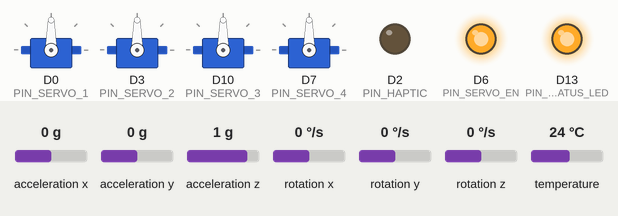
Simulated run of this sketch. Board: Seeed XIAO (SAMD21). Parts: 4 × servo, output pins drawn as LEDs (lit = HIGH). The inputs (shaded band) are chosen by the test bench; at power-on: acceleration x 0 g, acceleration y 0 g, rotation z 0 °/s, acceleration z 1 g, rotation x 0 °/s, rotation y 0 °/s, temperature 24 °C (analog values on the 0–1023 scale).

Above: at 1.3 s.
1.4 s: acceleration x set to -1.4 g
At 2.5 s:
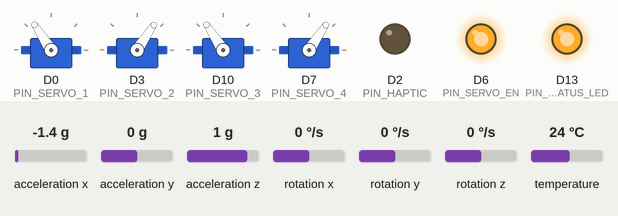
4.4 s: acceleration y set to -1.4 g
At 5.7 s:
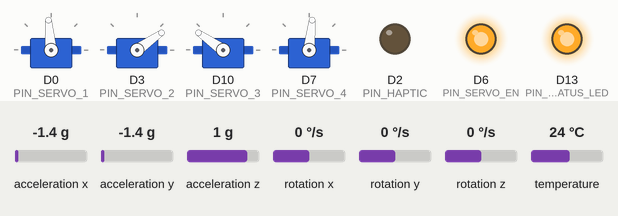
6.4 s: rotation z set to -192 °/s
At 7.6 s:
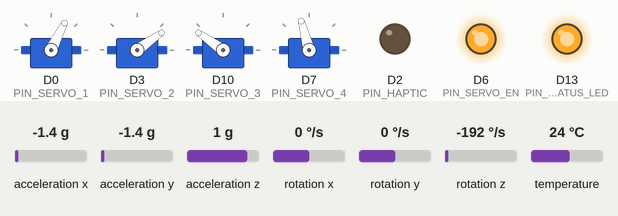
9.4 s: rotation z set to 0 °/s
At 10.25 s:
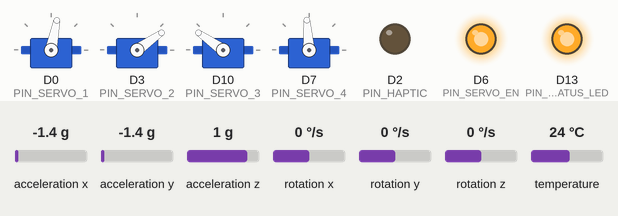
12.4 s: acceleration x set to 0 g
At 14.4 s:
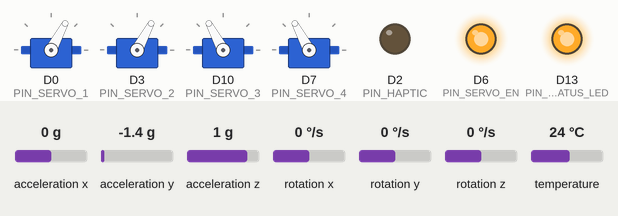
15.4 s: acceleration y set to 0.8 g
At 16.7 s:
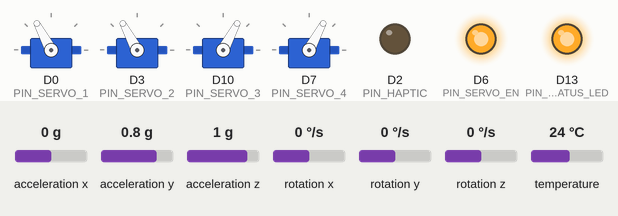
Timing chart, 0 to 18.4 s (numbered marks = the images above; inputs shaded):
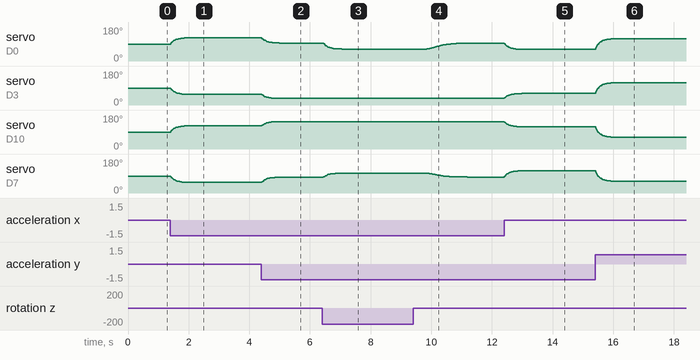

The sketch:

firmware.ino
```cpp
/*
  Kitty Kaan Cat Ear Firmware
  Board: Seeed XIAO RA4M1
  IMU: MPU6050/GY-521 style module
  Servos: 4 expressive cat-ear servos

  Schematic pin mapping:
    SERVO_D1  -> D0
    IMU_INT   -> D1
    HAPTIC    -> D2, unused here
    SERVO_D2  -> D3
    SDA       -> D4
    SCL       -> D5
    SERVO_EN  -> D6
    SERVO_D4  -> D7
    SERVO_D3  -> D10
*/

#include <Wire.h>
#include <Servo.h>
#include <Adafruit_MPU6050.h>
#include <Adafruit_Sensor.h>

#if defined(ARDUINO_ARCH_RENESAS)
  #include <Arduino.h>
#endif

// -------------------- Pins --------------------

const int PIN_SERVO_1 = D0;
const int PIN_IMU_INT = D1;
const int PIN_HAPTIC  = D2;
const int PIN_SERVO_2 = D3;
const int PIN_SERVO_EN = D6;
const int PIN_SERVO_4 = D7;
const int PIN_SERVO_3 = D10;

const int PIN_STATUS_LED = LED_BUILTIN;

// Battery ADC pin.
// If your XIAO core exposes PIN_VBAT or BATTERY_PIN, this will use it.
// If not, battery monitoring will safely default to 100%.
#if defined(PIN_VBAT)
const int PIN_BATTERY_ADC = PIN_VBAT;
#elif defined(BATTERY_PIN)
const int PIN_BATTERY_ADC = BATTERY_PIN;
#elif defined(VBAT_ENABLE)
const int PIN_BATTERY_ADC = VBAT_ENABLE;
#else
const int PIN_BATTERY_ADC = -1;
#endif

// -------------------- Hardware --------------------

Adafruit_MPU6050 mpu;

Servo servo1;
Servo servo2;
Servo servo3;
Servo servo4;

volatile bool imuInterruptSeen = false;

// -------------------- Tuning --------------------

// Servo center positions.
// Adjust these if your mechanical center is not exactly 90.
int center1 = 90;
int center2 = 90;
int center3 = 90;
int center4 = 90;

// Servo travel limits.
const int SERVO_MIN = 35;
const int SERVO_MAX = 145;

// Overall expressiveness.
const float PITCH_GAIN = 0.95f;
const float ROLL_GAIN  = 0.80f;
const float SWAY_GAIN  = 1.15f;

// Smoothness.
// Higher = smoother/slower.
const float SERVO_SMOOTHING = 0.13f;

// Movement thresholds.
const float ACTIVE_ACCEL_DELTA_G = 0.065f;
const float ACTIVE_GYRO_DPS      = 4.0f;

// Sleep after this much stillness.
const unsigned long SLEEP_AFTER_MS = 90000UL;

// Low battery cutoff.
const float LOW_BATTERY_PERCENT = 20.0f;

// LiPo voltage range.
const float LIPO_EMPTY_V = 3.30f;
const float LIPO_FULL_V  = 4.20f;

// If your battery ADC reads through a divider, set this.
// Example: 2.0 if ADC sees half the battery voltage.
// For built-in VBAT sensing this is often already handled by the core,
// but leave this here for easy adjustment.
const float BATTERY_DIVIDER_RATIO = 1.0f;

// XIAO / Arduino ADC reference assumption.
// Adjust only if your board core reports a different ADC scale.
const float ADC_REFERENCE_V = 3.3f;
const int ADC_MAX_COUNTS = 4095;

// Servo update rate.
const unsigned long SERVO_UPDATE_MS = 20;

// -------------------- State --------------------

float servoPos1 = 90;
float servoPos2 = 90;
float servoPos3 = 90;
float servoPos4 = 90;

float sway = 0.0f;
float swayVelocity = 0.0f;

unsigned long lastMotionMs = 0;
unsigned long lastServoUpdateMs = 0;
unsigned long lastBatteryCheckMs = 0;
unsigned long lastLowBatteryBlinkMs = 0;

float batteryPercent = 100.0f;
bool lowBattery = false;
bool servosEnabled = false;

// -------------------- Helpers --------------------

void imuISR() {
  imuInterruptSeen = true;
}

int clampServo(int v) {
  if (v < SERVO_MIN) return SERVO_MIN;
  if (v > SERVO_MAX) return SERVO_MAX;
  return v;
}

float clampFloat(float v, float lo, float hi) {
  if (v < lo) return lo;
  if (v > hi) return hi;
  return v;
}

float lipoVoltageToPercent(float v) {
  // Simple single-cell LiPo percentage curve.
  // This is intentionally conservative around the lower end.
  if (v >= 4.20f) return 100.0f;
  if (v <= 3.30f) return 0.0f;

  if (v >= 4.10f) return 90.0f + (v - 4.10f) * 100.0f;
  if (v >= 4.00f) return 75.0f + (v - 4.00f) * 150.0f;
  if (v >= 3.90f) return 55.0f + (v - 3.90f) * 200.0f;
  if (v >= 3.80f) return 35.0f + (v - 3.80f) * 200.0f;
  if (v >= 3.70f) return 20.0f + (v - 3.70f) * 150.0f;
  if (v >= 3.60f) return 10.0f + (v - 3.60f) * 100.0f;
  return (v - 3.30f) * 33.33f;
}

float readBatteryVoltage() {
  if (PIN_BATTERY_ADC < 0) {
    return 4.20f;
  }

  analogReadResolution(12);

  const int samples = 16;
  long total = 0;

  for (int i = 0; i < samples; i++) {
    total += analogRead(PIN_BATTERY_ADC);
    delay(2);
  }

  float raw = total / float(samples);
  float measured = (raw / ADC_MAX_COUNTS) * ADC_REFERENCE_V;
  return measured * BATTERY_DIVIDER_RATIO;
}

void updateBatteryStatus() {
  unsigned long now = millis();

  if (now - lastBatteryCheckMs < 5000UL) {
    return;
  }

  lastBatteryCheckMs = now;

  float vbat = readBatteryVoltage();
  batteryPercent = lipoVoltageToPercent(vbat);
  lowBattery = batteryPercent < LOW_BATTERY_PERCENT;
}

void enableServos() {
  if (servosEnabled) return;

  digitalWrite(PIN_SERVO_EN, HIGH);
  delay(100);

  servo1.attach(PIN_SERVO_1);
  servo2.attach(PIN_SERVO_2);
  servo3.attach(PIN_SERVO_3);
  servo4.attach(PIN_SERVO_4);

  servosEnabled = true;
}

void disableServos() {
  if (!servosEnabled) return;

  servo1.detach();
  servo2.detach();
  servo3.detach();
  servo4.detach();

  delay(20);
  digitalWrite(PIN_SERVO_EN, LOW);

  servosEnabled = false;
}

void writeServoSmooth(Servo &s, float &current, int target) {
  current += (target - current) * SERVO_SMOOTHING;
  s.write(clampServo((int)(current + 0.5f)));
}

void centerEarsAndStop() {
  enableServos();

  for (int i = 0; i < 60; i++) {
    writeServoSmooth(servo1, servoPos1, center1);
    writeServoSmooth(servo2, servoPos2, center2);
    writeServoSmooth(servo3, servoPos3, center3);
    writeServoSmooth(servo4, servoPos4, center4);
    delay(20);
  }

  disableServos();
}

void blinkLowBattery() {
  unsigned long now = millis();

  if (now - lastLowBatteryBlinkMs >= 500UL) {
    lastLowBatteryBlinkMs = now;
    digitalWrite(PIN_STATUS_LED, !digitalRead(PIN_STATUS_LED));
  }
}

void configureMPUMotionInterrupt() {
  // Motion interrupt is used to wake from idle/light sleep.
  // Threshold is in MPU6050 motion units, not g directly.
  mpu.setHighPassFilter(MPU6050_HIGHPASS_0_63_HZ);
  mpu.setMotionDetectionThreshold(3);
  mpu.setMotionDetectionDuration(20);
  mpu.setInterruptPinLatch(true);
  mpu.setInterruptPinPolarity(true);
  mpu.setMotionInterrupt(true);
}

void clearMPUInterrupt() {
  sensors_event_t a, g, temp;
  mpu.getEvent(&a, &g, &temp);
  imuInterruptSeen = false;
}

void enterLightSleepUntilMotion() {
  centerEarsAndStop();

  clearMPUInterrupt();
  attachInterrupt(digitalPinToInterrupt(PIN_IMU_INT), imuISR, RISING);

  digitalWrite(PIN_STATUS_LED, LOW);

  while (!imuInterruptSeen) {
    updateBatteryStatus();

    if (lowBattery) {
      blinkLowBattery();
      delay(100);
      continue;
    }

    // ARM light sleep. An external interrupt wakes execution here.
    #if defined(__arm__) || defined(ARDUINO_ARCH_RENESAS)
      __DSB();
      __WFI();
      __ISB();
    #else
      delay(250);
    #endif
  }

  detachInterrupt(digitalPinToInterrupt(PIN_IMU_INT));
  clearMPUInterrupt();

  lastMotionMs = millis();
  digitalWrite(PIN_STATUS_LED, HIGH);
}

// -------------------- Setup --------------------

void setup() {
  pinMode(PIN_SERVO_EN, OUTPUT);
  digitalWrite(PIN_SERVO_EN, LOW);

  pinMode(PIN_STATUS_LED, OUTPUT);
  digitalWrite(PIN_STATUS_LED, HIGH);

  pinMode(PIN_HAPTIC, OUTPUT);
  digitalWrite(PIN_HAPTIC, LOW);

  pinMode(PIN_IMU_INT, INPUT);

  Wire.begin();

  if (!mpu.begin()) {
    // IMU failed. Blink fast forever.
    while (1) {
      digitalWrite(PIN_STATUS_LED, !digitalRead(PIN_STATUS_LED));
      delay(120);
    }
  }

  // IMU tuning.
  mpu.setAccelerometerRange(MPU6050_RANGE_4_G);
  mpu.setGyroRange(MPU6050_RANGE_500_DEG);
  mpu.setFilterBandwidth(MPU6050_BAND_21_HZ);

  configureMPUMotionInterrupt();

  enableServos();

  servo1.write(center1);
  servo2.write(center2);
  servo3.write(center3);
  servo4.write(center4);

  servoPos1 = center1;
  servoPos2 = center2;
  servoPos3 = center3;
  servoPos4 = center4;

  lastMotionMs = millis();
}

// -------------------- Main Loop --------------------

void loop() {
  updateBatteryStatus();

  if (lowBattery) {
    centerEarsAndStop();

    while (true) {
      updateBatteryStatus();
      blinkLowBattery();

      if (!lowBattery) {
        enableServos();
        lastMotionMs = millis();
        break;
      }

      delay(100);
    }
  }

  unsigned long now = millis();

  if (now - lastServoUpdateMs < SERVO_UPDATE_MS) {
    return;
  }

  lastServoUpdateMs = now;

  sensors_event_t accel, gyro, temp;
  mpu.getEvent(&accel, &gyro, &temp);

  float ax = accel.acceleration.x / 9.80665f;
  float ay = accel.acceleration.y / 9.80665f;
  float az = accel.acceleration.z / 9.80665f;

  float gx = gyro.gyro.x * 57.2958f;
  float gy = gyro.gyro.y * 57.2958f;
  float gz = gyro.gyro.z * 57.2958f;

  float accelMag = sqrt(ax * ax + ay * ay + az * az);
  float accelDelta = fabs(accelMag - 1.0f);
  float gyroMag = sqrt(gx * gx + gy * gy + gz * gz);

  bool moving = accelDelta > ACTIVE_ACCEL_DELTA_G || gyroMag > ACTIVE_GYRO_DPS;

  if (moving) {
    lastMotionMs = now;
  }

  if (now - lastMotionMs > SLEEP_AFTER_MS) {
    enterLightSleepUntilMotion();
    return;
  }

  enableServos();

  // Estimate head tilt.
  float pitchDeg = atan2(-ax, sqrt(ay * ay + az * az)) * 57.2958f;
  float rollDeg  = atan2(ay, az) * 57.2958f;

  pitchDeg = clampFloat(pitchDeg, -35.0f, 35.0f);
  rollDeg  = clampFloat(rollDeg, -35.0f, 35.0f);

  // Springy sway from head motion.
  // Gyro Z gives a nice side-to-side laggy ear motion.
  float swayForce = gz * 0.018f;
  swayVelocity += swayForce;
  swayVelocity *= 0.88f;
  sway += swayVelocity;
  sway *= 0.92f;

  sway = clampFloat(sway, -28.0f, 28.0f);

  float pitchMove = pitchDeg * PITCH_GAIN;
  float rollMove  = rollDeg  * ROLL_GAIN;
  float swayMove  = sway     * SWAY_GAIN;

  // Four-servo expressive mapping.
  //
  // Assumption:
  //   servo1/servo2 = one ear pair
  //   servo3/servo4 = other ear pair
  //
  // If an ear moves backwards from what you want,
  // flip the sign for that servo below.
  int target1 = center1 + pitchMove + rollMove + swayMove;
  int target2 = center2 - pitchMove + rollMove + swayMove * 0.65f;
  int target3 = center3 + pitchMove - rollMove - swayMove;
  int target4 = center4 - pitchMove - rollMove - swayMove * 0.65f;

  target1 = clampServo(target1);
  target2 = clampServo(target2);
  target3 = clampServo(target3);
  target4 = clampServo(target4);

  writeServoSmooth(servo1, servoPos1, target1);
  writeServoSmooth(servo2, servoPos2, target2);
  writeServoSmooth(servo3, servoPos3, target3);
  writeServoSmooth(servo4, servoPos4, target4);
}
```

Measured:
- after the input at 1.4 s, servo on D0 (PIN_SERVO_1), servo on D10 (PIN_SERVO_3): moves from 90° to 123° over 0.61 s, starting at once; servo on D3 (PIN_SERVO_2), servo on D7 (PIN_SERVO_4): moves from 90° to 56° over 0.61 s, starting at once
- after the input at 4.4 s, servo on D0 (PIN_SERVO_1): moves from 123° to 95° over 0.56 s, starting at once; servo on D3 (PIN_SERVO_2): moves from 56° to 35° over 0.52 s, starting at once; servo on D10 (PIN_SERVO_3): moves from 123° to 145° over 0.54 s, starting at once; servo on D7 (PIN_SERVO_4): moves from 56° to 84° over 0.56 s, starting at once
- after the input at 6.4 s, servo on D0 (PIN_SERVO_1): moves from 95° to 63° over 0.62 s, starting at once; servo on D7 (PIN_SERVO_4): moves from 84° to 105° over 0.56 s, starting at once
- after the input at 9.4 s, servo on D0 (PIN_SERVO_1): moves from 63° to 95° over 1.4 s, starting after 0.46 s; servo on D7 (PIN_SERVO_4): moves from 105° to 84° over 1.3 s, starting after 0.48 s
- after the input at 12.4 s, servo on D3 (PIN_SERVO_2): moves from 35° to 62° over 1.6 s, starting at once; servo on D10 (PIN_SERVO_3): moves from 145° to 118° over 0.56 s, starting at once; servo on D7 (PIN_SERVO_4): moves from 84° to 118° over 0.60 s, starting at once
- after the input at 15.4 s, servo on D0 (PIN_SERVO_1), servo on D3 (PIN_SERVO_2): moves from 62° to 118° over 0.67 s, starting at once; servo on D10 (PIN_SERVO_3), servo on D7 (PIN_SERVO_4): moves from 118° to 62° over 0.67 s, starting at once
